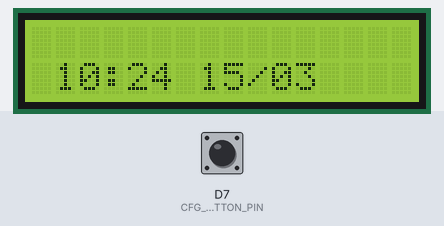
This program was run on a simulated ESP8266 (Wemos D1 mini). On the bench: 16×2 character LCD. The inputs (shaded band) are chosen by the test bench; at power-on: D7 (CFG_BUTTON_PIN) HIGH. WiFi joins after 1.5 s; servers stay silent unless stated; network time is answered at once with the bench clock; uploads are accepted with an empty reply; the local clock reads 2024-03-15 10:24:30 at power-on unless the program sets it; what the program prints to the serial monitor is not drawn.

Above: at 4.8 s.
4.9 s: D7 (CFG_BUTTON_PIN) pulled LOW for 0.15 s
At 6.2 s:
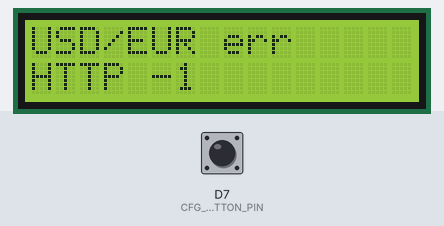
6.6 s: D7 (CFG_BUTTON_PIN) pulled LOW for 1 s
At 8.0 s:
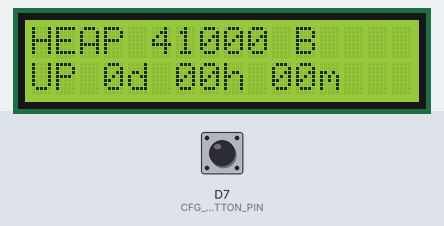
9.1 s: D7 (CFG_BUTTON_PIN) pulsed LOW 5 times (0.12 s each, 0.3 s apart)
At 11.5 s:
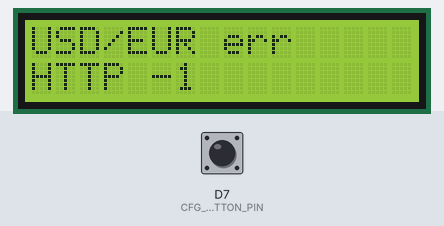
12.1 s: D7 (CFG_BUTTON_PIN) pulled LOW for 3.2 s
At 60.8 s:
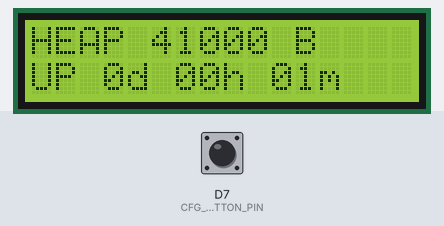
Timing chart, 0 to 61.8 s (numbered marks = the images above; inputs shaded):
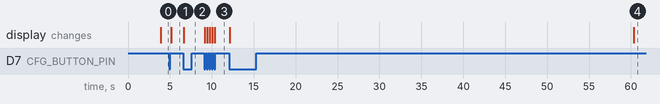

Measured:
- after the input at 4.9 s, the display: changes after 0.26 s (image 1)
- after the input at 6.6 s, the display: changes after 0.05 s (image 2)
- after the input at 9.1 s, the display: first changes at once (image 3 shows a later state)
- after the input at 12.1 s, the display: first changes after 0.05 s (image 4 shows a later state)

The program:

main.cpp
```cpp
#include <Arduino.h>
#include <LiquidCrystal_I2C.h>
#include <ESP8266WiFi.h>
#include <ESP8266HTTPClient.h>
#include <WiFiManager.h>
#include <WiFiUdp.h>
#include <NTPClient.h>
#include <WiFiClientSecure.h>

#include "config_defaults.h"
#include "Display.h"
#include "Screen.h"
#include "screens/WeatherScreen.h"
#include "screens/CurrencyScreen.h"
#include "screens/SystemHealthScreen.h"

// Globals. Construction order in this TU is top-to-bottom, so the Screen
// subclasses declared below see these objects fully constructed by the time
// their own constructors run.
LiquidCrystal_I2C lcd(CFG_LCD_I2C_ADDR, CFG_LCD_COLS, CFG_LCD_ROWS);
HTTPClient httpClient;
WiFiClientSecure wifiClient;
WiFiUDP ntpUDP;
NTPClient timeClient(ntpUDP, CFG_NTP_SERVER);

WeatherScreen      weatherScreen(lcd, httpClient, wifiClient, timeClient);
CurrencyScreen     currencyScreen(lcd, httpClient, wifiClient, timeClient);
SystemHealthScreen healthScreen(lcd);

Screen *const screens[] = { &weatherScreen, &currencyScreen, &healthScreen };
constexpr size_t SCREEN_COUNT = sizeof(screens) / sizeof(screens[0]);

unsigned int currentScreen = 0;

void WiFi_Setup();
bool WiFi_Connected();
void NTP_Setup(NTPClient &timeClient);

void setup(){
  Serial.begin(115200);

  pinMode(CFG_BUTTON_PIN, INPUT_PULLUP);

  Display_LCD_Setup(lcd);
  Display_LCD_Message(lcd, "Welcome To", "Cyberdeck v" CFG_VERSION);

  delay(2000);

  WiFi_Setup();
  wifiClient.setInsecure();
  wifiClient.setBufferSizes(2048, 512);

  // Reuse TCP/TLS across refreshes to skip the BearSSL handshake.
  httpClient.setReuse(true);
  httpClient.setTimeout(8000);

  NTP_Setup(timeClient);
}

void loop(){

  if(!WiFi_Connected()) {
    Serial.println("[WiFi] Not connected (loop).");
    delay(500);
    return;
  }

  // Button: edge-detect HIGH to LOW with 50ms debounce. On click, advance to
  // the next screen and force an immediate redraw of its cached content.
  static int lastBtnState = HIGH;
  static unsigned long lastBtnEdge = 0;
  int btn = digitalRead(CFG_BUTTON_PIN);
  if (lastBtnState == HIGH && btn == LOW && millis() - lastBtnEdge > 50) {
    lastBtnEdge = millis();
    currentScreen = (currentScreen + 1) % SCREEN_COUNT;
    Serial.print("[BTN] -> ");
    Serial.println(screens[currentScreen]->name());
    screens[currentScreen]->tick(/*immediate=*/true);
  }
  lastBtnState = btn;

  // Periodic refresh for the active screen. Each screen owns its own gating
  // (interval plus cached strings); this is a no-op when nothing is due.
  screens[currentScreen]->tick(/*immediate=*/false);
  delay(50);
}

void NTP_Setup(NTPClient &timeClient) {
  timeClient.begin();
  timeClient.setTimeOffset(CFG_TIMEZONE_OFFSET);
  timeClient.forceUpdate();
}

void WiFi_Setup() {
  WiFi.mode(WIFI_STA); // ESP defaults to STA+AP; pin it to STA only.
  WiFiManager wm;

  bool res = wm.autoConnect(CFG_WIFI_AP_NAME, CFG_WIFI_AP_PASSPHRASE);

  if(!res) {
    Serial.println("[WiFi] Failed to connect");
    ESP.restart();
  } else {
    Serial.println("[WiFi] Connected.");
    Serial.print("[WiFi] SSID:    ");
    Serial.println(WiFi.SSID());
    Serial.print("[WiFi] Channel: ");
    Serial.println(WiFi.channel());
    Serial.print("[WiFi] RSSI:    ");
    Serial.print(WiFi.RSSI());
    Serial.println(" dBm");
    Serial.print("[WiFi] IP:      ");
    Serial.println(WiFi.localIP());
  }
}

bool WiFi_Connected() {
  return WiFi.status() == WL_CONNECTED;
}
```

Display.cpp
```cpp
#include "Display.h"
#include "config_defaults.h"

void Display_LCD_Setup(LiquidCrystal_I2C &lcd) {
  lcd.begin(CFG_LCD_COLS, CFG_LCD_ROWS);
  lcd.init();
  lcd.backlight();
}

void Display_LCD_Message(LiquidCrystal_I2C &lcd, const String &line1, const String &line2) {
  char buf[CFG_LCD_COLS + 1];
  const char *fmt = "%-" CFG_STR(CFG_LCD_COLS) "." CFG_STR(CFG_LCD_COLS) "s";

  snprintf(buf, sizeof(buf), fmt, line1.c_str());
  lcd.setCursor(0, 0);
  lcd.print(buf);

  snprintf(buf, sizeof(buf), fmt, line2.c_str());
  lcd.setCursor(0, 1);
  lcd.print(buf);
}
```

Display.h
```cpp
#pragma once
#include <Arduino.h>
#include <LiquidCrystal_I2C.h>

void Display_LCD_Setup(LiquidCrystal_I2C &lcd);

// Writes both lines without lcd.clear(). Each line is padded or truncated to
// exactly CFG_LCD_COLS chars so leftover characters from a previous frame
// are overwritten. This avoids the visible flicker lcd.clear() causes.
void Display_LCD_Message(LiquidCrystal_I2C &lcd, const String &line1, const String &line2);
```

Screen.h
```cpp
#pragma once
#include <Arduino.h>
#include <LiquidCrystal_I2C.h>
#include "Display.h"
#include "config_defaults.h"

// Abstract base for an LCD screen. Subclasses implement refresh() (which
// updates l1_ and l2_) and intervalMs(). The base's tick() runs the gating
// algorithm: refresh on first run or once the interval has elapsed, redraw
// the cached strings on demand (button press) without paying for a refetch.
class Screen {
public:
  virtual ~Screen() = default;
  virtual const char *name() const = 0;

  void tick(bool immediate) {
    const unsigned long now = millis();
    const bool firstRun    = (lastRefresh_ == 0);
    const bool intervalDue = (now - lastRefresh_) >= intervalMs();
    const bool needRefresh = firstRun || intervalDue
                          || (immediate && refreshOnImmediate());
    const bool draw        = immediate || needRefresh;
    if (needRefresh) {
      refresh();
      lastRefresh_ = millis();
    }
    if (draw && (immediate || l1_ != prevL1_ || l2_ != prevL2_)) {
      Display_LCD_Message(lcd_, l1_, l2_);
      prevL1_ = l1_;
      prevL2_ = l2_;
    }
  }

protected:
  Screen(LiquidCrystal_I2C &lcd) : lcd_(lcd) {
    l1_.reserve(CFG_LCD_COLS + 1);
    l2_.reserve(CFG_LCD_COLS + 1);
    prevL1_.reserve(CFG_LCD_COLS + 1);
    prevL2_.reserve(CFG_LCD_COLS + 1);
  }

  virtual void refresh() = 0;
  virtual unsigned long intervalMs() const = 0;

  // Return true to recompute on a button-press redraw rather than just
  // re-blitting the cached strings. Useful for cheap, no-network screens
  // where showing stale state on demand is undesirable.
  virtual bool refreshOnImmediate() const { return false; }

  LiquidCrystal_I2C &lcd_;
  unsigned long lastRefresh_ = 0;
  String l1_;
  String l2_;
  String prevL1_;
  String prevL2_;
};
```

CurrencyScreen.cpp
```cpp
#include "CurrencyScreen.h"
#include <ArduinoJson.h>
#include "config_defaults.h"

namespace {
struct FetchResult {
  char value[12];
  char error[12];
  bool isError = false;
};

FetchResult fetchRate(HTTPClient &hclient, WiFiClientSecure &wclient) {
  FetchResult r;
  r.value[0] = 0;
  r.error[0] = 0;
  hclient.begin(wclient, CFG_URL_CURRENCY);
  hclient.setUserAgent("Mozilla/5.0 (Windows NT 10.0; Win64; x64) AppleWebKit/537.36 (KHTML, like Gecko) Chrome/132.0.0.0 Safari/537.36");
  int code = hclient.GET();

  if (code != HTTP_CODE_OK) {
    r.isError = true;
    snprintf(r.error, sizeof(r.error), "HTTP %d", code);
    hclient.end();
    return r;
  }

  String body = hclient.getString();
  hclient.end();

  StaticJsonDocument<32> filter;
  filter["rate"] = true;

  StaticJsonDocument<128> doc;
  DeserializationError err = deserializeJson(doc, body,
                                             DeserializationOption::Filter(filter));
  if (err) {
    r.isError = true;
    snprintf(r.error, sizeof(r.error), "%s", err.c_str());
    Serial.print("[APP] JSON parse error: ");
    Serial.println(err.c_str());
    Serial.print("[APP] body: ");
    Serial.println(body);
    return r;
  }

  float rate = doc["rate"] | 0.0f;
  snprintf(r.value, sizeof(r.value), "%.4f", rate);
  return r;
}
} // namespace

CurrencyScreen::CurrencyScreen(LiquidCrystal_I2C &lcd, HTTPClient &hclient,
                               WiFiClientSecure &wclient, NTPClient &timeClient)
    : Screen(lcd), hclient_(hclient), wclient_(wclient), timeClient_(timeClient) {
  l1_ = CFG_LABEL_CURRENCY;
  l2_ = "Loading...";
}

unsigned long CurrencyScreen::intervalMs() const {
  return CFG_INTERVAL_CURRENCY_MS;
}

void CurrencyScreen::refresh() {
  timeClient_.update();
  String formattedTime = timeClient_.getFormattedTime();

  FetchResult r = fetchRate(hclient_, wclient_);
  Serial.print("[APP] rate=");
  Serial.print(r.value);
  Serial.print(" at ");
  Serial.println(formattedTime);

  char b1[CFG_LCD_COLS + 1];
  char b2[CFG_LCD_COLS + 1];
  if (r.isError) {
    snprintf(b1, sizeof(b1), CFG_LABEL_CURRENCY " err");
    snprintf(b2, sizeof(b2), "%s", r.error);
  } else {
    snprintf(b1, sizeof(b1), CFG_LABEL_CURRENCY " %s", r.value);
    snprintf(b2, sizeof(b2), "UPDATE %s", formattedTime.c_str());
  }
  l1_ = b1;
  l2_ = b2;
}
```

CurrencyScreen.h
```cpp
#pragma once
#include <ESP8266HTTPClient.h>
#include <WiFiClientSecure.h>
#include <NTPClient.h>
#include "../Screen.h"

class CurrencyScreen : public Screen {
public:
  CurrencyScreen(LiquidCrystal_I2C &lcd, HTTPClient &hclient,
                 WiFiClientSecure &wclient, NTPClient &timeClient);

  const char *name() const override { return "currency"; }

protected:
  void refresh() override;
  unsigned long intervalMs() const override;

private:
  HTTPClient &hclient_;
  WiFiClientSecure &wclient_;
  NTPClient &timeClient_;
};
```

SystemHealthScreen.cpp
```cpp
#include "SystemHealthScreen.h"
#include "config_defaults.h"

unsigned long SystemHealthScreen::intervalMs() const {
  return CFG_INTERVAL_HEALTH_MS;
}

void SystemHealthScreen::refresh() {
  unsigned long s = millis() / 1000;
  unsigned int  d = s / 86400;
  unsigned int  h = (s / 3600) % 24;
  unsigned int  m = (s / 60) % 60;

  char b1[17], b2[17];
  snprintf(b1, sizeof(b1), "HEAP %u B", ESP.getFreeHeap());
  snprintf(b2, sizeof(b2), "UP %ud %02uh %02um", d, h, m);
  l1_ = b1;
  l2_ = b2;
}
```

SystemHealthScreen.h
```cpp
#pragma once
#include "../Screen.h"

class SystemHealthScreen : public Screen {
public:
  SystemHealthScreen(LiquidCrystal_I2C &lcd) : Screen(lcd) {
    l1_ = "HEAP";
    l2_ = "UP";
  }

  const char *name() const override { return "health"; }

protected:
  void refresh() override;
  unsigned long intervalMs() const override;
  bool refreshOnImmediate() const override { return true; }
};
```

WeatherScreen.cpp
```cpp
#include "WeatherScreen.h"
#include "config_defaults.h"

WeatherScreen::WeatherScreen(LiquidCrystal_I2C &lcd, HTTPClient &hclient,
                             WiFiClientSecure &wclient, NTPClient &timeClient)
    : Screen(lcd), hclient_(hclient), wclient_(wclient), timeClient_(timeClient) {
  l1_ = CFG_LABEL_WEATHER;
  l2_ = "Loading...";
}

unsigned long WeatherScreen::intervalMs() const {
  return CFG_INTERVAL_WEATHER_MS;
}

void WeatherScreen::refresh() {
  timeClient_.update();
  Serial.println("[APP] weather GET " CFG_URL_WEATHER);
  hclient_.begin(wclient_, CFG_URL_WEATHER);
  // wttr.in returns the HTML browser page for browser-like UAs. A curl-style
  // UA is required to get the plain-text format response.
  hclient_.setUserAgent("curl/8.4.0");
  int code = hclient_.GET();
  if (code != HTTP_CODE_OK) {
    hclient_.end();
    char buf[CFG_LCD_COLS + 1];
    snprintf(buf, sizeof(buf), "HTTP %d", code);
    l1_ = "WEATHER ERR";
    l2_ = buf;
    Serial.print("[APP] weather ");
    Serial.println(l2_);
    return;
  }

  String body = hclient_.getString();
  hclient_.end();
  Serial.print("[APP] weather raw: ");
  Serial.println(body);

  // HD44780 can't render the UTF-8 degree sign (0xC2 0xB0). Strip it.
  body.replace("\xC2\xB0", "");
  body.trim();
  int nl = body.indexOf('\n');
  const char *desc = body.c_str();
  const char *temp = "";
  if (nl >= 0) {
    body.setCharAt(nl, '\0');
    temp = body.c_str() + nl + 1;
  }

  // Bake current local time and short date into the cached temperature line.
  // There is no periodic redraw, so the clock only advances on the next refetch.
  time_t epoch = timeClient_.getEpochTime();
  struct tm *t = gmtime(&epoch);

  char b1[CFG_LCD_COLS + 1];
  char b2[CFG_LCD_COLS + 1];
  snprintf(b1, sizeof(b1), "%s", desc);
  snprintf(b2, sizeof(b2), "%s %02d:%02d %02d/%02d",
           temp, t->tm_hour, t->tm_min,
           t->tm_mday, t->tm_mon + 1);
  l1_ = b1;
  l2_ = b2;

  Serial.print("[APP] weather: ");
  Serial.print(l1_);
  Serial.print(" | ");
  Serial.println(l2_);
}
```

WeatherScreen.h
```cpp
#pragma once
#include <ESP8266HTTPClient.h>
#include <WiFiClientSecure.h>
#include <NTPClient.h>
#include "../Screen.h"

class WeatherScreen : public Screen {
public:
  WeatherScreen(LiquidCrystal_I2C &lcd, HTTPClient &hclient,
                WiFiClientSecure &wclient, NTPClient &timeClient);

  const char *name() const override { return "weather"; }

protected:
  void refresh() override;
  unsigned long intervalMs() const override;

private:
  HTTPClient &hclient_;
  WiFiClientSecure &wclient_;
  NTPClient &timeClient_;
};
```

config.example.h
```cpp
#pragma once

// Cyberdeck personal config. Copy this file to `config.h` (same dir) and edit.
// `config.h` is gitignored. Anything you don't override falls back to the
// defaults baked into include/config_defaults.h.

// ============================================================================
// MUST CHANGE: these are personal to your setup
// ============================================================================

// City for wttr.in. Bare token, NOT a string. Single word; for multi-word
// cities use the wttr.in URL form (e.g. `New_York`).
#define CFG_WEATHER_LOCATION  Skopje

// Currency pair fetched from Revolut's public quote API. Bare 3-letter tokens.
// Combined into the URL as `<BASE><QUOTE>` (e.g. `USDEUR`) and into the LCD
// label as `<BASE>/<QUOTE>` (e.g. `USD/EUR`).
#define CFG_CURRENCY_BASE     USD
#define CFG_CURRENCY_QUOTE    EUR

// Local timezone offset from UTC, in seconds. No DST handling; adjust manually.
//   UTC+2 -> 7200,  UTC-5 -> -18000,  UTC+5:30 -> 19800
#define CFG_TIMEZONE_OFFSET   7200

// First-boot WiFi setup portal. Change the passphrase before deploying.
#define CFG_WIFI_AP_PASSPHRASE "123123123"

// ============================================================================
// Rarely changed: only touch these if your hardware differs
// ============================================================================

// #define CFG_WIFI_AP_NAME       "Cyberdeck Setup"
// #define CFG_NTP_SERVER         "pool.ntp.org"

// HD44780 LCD. I2C address is usually 0x27 or 0x3F. Run an i2c scanner if unsure.
// #define CFG_LCD_I2C_ADDR       0x3F
// #define CFG_LCD_COLS           16
// #define CFG_LCD_ROWS           2

// Button shield GPIO. Bare token (D0..D8). Avoid D3/GPIO0 (boot-mode pin).
// #define CFG_BUTTON_PIN         D7

// Refresh intervals (ms).
// #define CFG_INTERVAL_CURRENCY_MS  120000UL  // 2 min
// #define CFG_INTERVAL_WEATHER_MS   600000UL  // 10 min
// #define CFG_INTERVAL_HEALTH_MS      1000UL  // 1 sec
```

config_defaults.h
```cpp
#pragma once

// Cyberdeck compile-time configuration.
// Optional include/config.h (gitignored) overrides any default below.
// Copy include/config.example.h to include/config.h to start.

#if __has_include("config.h")
  #include "config.h"
#endif

#define CFG_STR_(x) #x
#define CFG_STR(x)  CFG_STR_(x)

#ifndef CFG_VERSION
  #define CFG_VERSION              "1.0"
#endif
#ifndef CFG_WIFI_AP_NAME
  #define CFG_WIFI_AP_NAME         "Cyberdeck Setup"
#endif
#ifndef CFG_WIFI_AP_PASSPHRASE
  #define CFG_WIFI_AP_PASSPHRASE   "123123123"
#endif
// GPIO13. LOLIN 1-Button Shield V2.1.0: bridge the right-cross center pad to
// the `D7 / 13` pad. D7 has no boot-mode constraint, unlike D3/GPIO0, so the
// button is safe to hold across a reset.
#ifndef CFG_BUTTON_PIN
  #define CFG_BUTTON_PIN           D7
#endif
#ifndef CFG_WEATHER_LOCATION
  #define CFG_WEATHER_LOCATION     Skopje
#endif
#ifndef CFG_CURRENCY_BASE
  #define CFG_CURRENCY_BASE        USD
#endif
#ifndef CFG_CURRENCY_QUOTE
  #define CFG_CURRENCY_QUOTE       EUR
#endif
#ifndef CFG_INTERVAL_CURRENCY_MS
  #define CFG_INTERVAL_CURRENCY_MS 120000UL  // 2 min
#endif
#ifndef CFG_INTERVAL_WEATHER_MS
  #define CFG_INTERVAL_WEATHER_MS  600000UL  // 10 min
#endif
#ifndef CFG_INTERVAL_HEALTH_MS
  #define CFG_INTERVAL_HEALTH_MS     1000UL  // 1 sec (uptime ticks)
#endif
#ifndef CFG_TIMEZONE_OFFSET
  #define CFG_TIMEZONE_OFFSET      7200
#endif
#ifndef CFG_NTP_SERVER
  #define CFG_NTP_SERVER           "pool.ntp.org"
#endif
#ifndef CFG_LCD_I2C_ADDR
  #define CFG_LCD_I2C_ADDR         0x3F
#endif
#ifndef CFG_LCD_COLS
  #define CFG_LCD_COLS             16
#endif
#ifndef CFG_LCD_ROWS
  #define CFG_LCD_ROWS             2
#endif

// Derived from the parts above. Do not override directly.
#define CFG_URL_WEATHER    "https://wttr.in/" CFG_STR(CFG_WEATHER_LOCATION) "?format=%C%0A%t"
#define CFG_URL_CURRENCY   "https://www.revolut.com/api/quote/public/" \
                           CFG_STR(CFG_CURRENCY_BASE) CFG_STR(CFG_CURRENCY_QUOTE)
#define CFG_LABEL_WEATHER  CFG_STR(CFG_WEATHER_LOCATION)
#define CFG_LABEL_CURRENCY CFG_STR(CFG_CURRENCY_BASE) "/" CFG_STR(CFG_CURRENCY_QUOTE)
```
